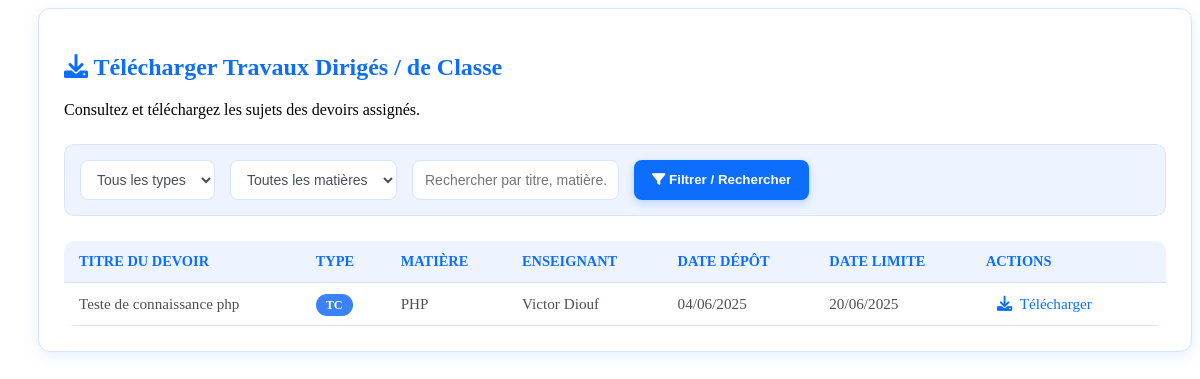
The page /dashboard/etudiant/telecharger_td.php?erreur=id_devoir_manquant on the database its author committed.
### tables this page shows
CREATE TABLE IF NOT EXISTS `devoirs` (
  `id` int NOT NULL AUTO_INCREMENT,
  `id_matiere` int DEFAULT NULL,
  `id_enseignant` int DEFAULT NULL,
  `type` enum('TD','TC') DEFAULT NULL,
  `titre` varchar(255) DEFAULT NULL,
  `fichier` varchar(255) DEFAULT NULL,
  `date_depot` date DEFAULT NULL,
  `date_limite` date DEFAULT NULL,
  PRIMARY KEY (`id`),
  KEY `id_matiere` (`id_matiere`),
  KEY `id_enseignant` (`id_enseignant`)
);

CREATE TABLE IF NOT EXISTS `matieres` (
  `id` int NOT NULL AUTO_INCREMENT,
  `nom_matiere` varchar(100) DEFAULT NULL,
  `code_matiere` varchar(20) DEFAULT NULL,
  `id_enseignant` int DEFAULT NULL,
  `id_classe` int DEFAULT NULL,
  PRIMARY KEY (`id`),
  KEY `id_enseignant` (`id_enseignant`),
  KEY `id_classe` (`id_classe`)
);

CREATE TABLE IF NOT EXISTS `utilisateurs` (
  `id` int NOT NULL AUTO_INCREMENT,
  `nom` varchar(100) DEFAULT NULL,
  `prenom` varchar(100) DEFAULT NULL,
  `email` varchar(100) DEFAULT NULL,
  `mot_de_passe` varchar(255) DEFAULT NULL,
  `role` enum('admin','etudiant','enseignant') DEFAULT NULL,
  `photo` varchar(255) DEFAULT NULL,
  `date_inscription` datetime DEFAULT CURRENT_TIMESTAMP,
  PRIMARY KEY (`id`),
  UNIQUE KEY `email` (`email`)
);

### dashboard/etudiant/telecharger_td.php (the view, shortened to what this page needs)
<?php
$database = new Database();
$conn = $database->connect();
function get_all_devoirs_for_class($db_conn, $id_classe, $type_devoir = null, $search_term = null, $filter_matiere_id = null) {
    $sql = "SELECT d.id, d.titre, d.type, d.fichier, d.date_depot, d.date_limite,
                   m.nom_matiere, u.nom as nom_enseignant, u.prenom as prenom_enseignant
            FROM devoirs d
            JOIN matieres m ON d.id_matiere = m.id
            JOIN enseignants ens ON d.id_enseignant = ens.id
            JOIN utilisateurs u ON ens.id_utilisateur = u.id
            WHERE m.id_classe = :id_classe ";
    $params = [':id_classe' => $id_classe];
    $sql .= " ORDER BY d.date_depot DESC";
    $stmt = $db_conn->prepare($sql);
    $stmt->execute($params);
    return $stmt->fetchAll(PDO::FETCH_ASSOC);
}
$filter_type = isset($_GET['type']) ? $_GET['type'] : null;
$filter_matiere = isset($_GET['matiere']) ? (int)$_GET['matiere'] : null;
$search_query = isset($_GET['recherche']) ? trim($_GET['recherche']) : null;
$devoirs = get_all_devoirs_for_class($conn, DEFAULT_CLASSE_ID_FOR_EXAMPLE, $filter_type, $search_query, $filter_matiere);
?>
<!DOCTYPE html>
<html lang="fr">
<head>
    <link rel="stylesheet" href="../../assets/css/style.css">
    <link rel="stylesheet" href="https://cdnjs.cloudflare.com/ajax/libs/font-awesome/6.0.0-beta3/css/all.min.css">
</head>
<body>
    <div class="dashboard-container">
        <div class="main-wrapper">
            <main class="content-area">
                <div class="main-column" style="width: 100%;">
                     <div class="page-container">
                        <div class="page-header">
                            <h2><i class="fas fa-download"></i> Télécharger Travaux Dirigés / de Classe</h2>
                            <p>Consultez et téléchargez les sujets des devoirs assignés.</p>
                        </div>
                        <form method="GET" action="telecharger_td.php" class="filters-bar">
                            <select name="type" id="type">
                                <option value="">Tous les types</option>
                            </select>
                             <select name="matiere" id="matiere">
                                <option value="">Toutes les matières</option>
                            </select>
                            <input type="text" name="recherche" placeholder="Rechercher par titre, matière..." value="<?php echo htmlspecialchars($search_query ?? ''); ?>">
                            <button type="submit"><i class="fas fa-filter"></i> Filtrer / Rechercher</button>
                        </form>
                        <?php if (empty($devoirs)): ?>
                            <p>Aucun devoir ne correspond à vos critères ou aucun devoir n'est disponible pour la classe d'exemple (ID: <?php echo DEFAULT_CLASSE_ID_FOR_EXAMPLE; ?>).</p>
                        <?php else: ?>
                            <table class="devoir-table">
                                <thead>
                                    <tr>
                                        <th>Titre du Devoir</th>
                                        <th>Type</th>
                                        <th>Matière</th>
                                        <th>Enseignant</th>
                                        <th>Date Dépôt</th>
                                        <th>Date Limite</th>
                                        <th>Actions</th>
                                    </tr>
                                </thead>
                                <tbody>
                                    <?php foreach ($devoirs as $devoir): ?>
                                        <tr>
                                            <td><?php echo htmlspecialchars($devoir['titre']); ?></td>
                                            <td>
                                                <span class="type-badge <?php echo strtolower($devoir['type']); ?>">
                                                    <?php echo htmlspecialchars($devoir['type']); ?>
                                                </span>
                                            </td>
                                            <td><?php echo htmlspecialchars($devoir['nom_matiere']); ?></td>
                                            <td><?php echo htmlspecialchars($devoir['prenom_enseignant'] . ' ' . $devoir['nom_enseignant']); ?></td>
                                            <td><?php echo date('d/m/Y', strtotime($devoir['date_depot'])); ?></td>
                                            <td><?php echo date('d/m/Y', strtotime($devoir['date_limite'])); ?></td>
                                            <td class="actions">
                                                <?php if ($devoir['fichier']):
                                                    $filePath = '../../uploads/devoirs/' . htmlspecialchars($devoir['fichier']);
                                                ?>
                                                    <a href="<?php echo $filePath; ?>" download title="Télécharger le sujet">
                                                        <i class="fas fa-download"></i> Télécharger
                                                    </a>
                                                <?php else: ?>
                                                    <span>Pas de fichier</span>
                                                <?php endif; ?>
                                            </td>
                                        </tr>
                                    <?php endforeach; ?>
                                </tbody>
                            </table>
                        <?php endif; ?>
                    </div>
                </div>
            </main>
        </div>
    </div>
</body>
</html>

### dashboard/etudiant/telecharger_td.php (style rules this page uses)
.page-container { background: #ffffff; padding: 25px; border-radius: 12px; box-shadow: 0 4px 15px rgba(13,110,253,0.10); margin-left: 30px; border: 1px solid #d6e4ff; }
.page-header { margin-bottom: 25px; }
.page-header h2 { color: #0D6EFD; font-weight: 700; }
.filters-bar { display: flex; gap: 15px; margin-bottom: 25px; flex-wrap: wrap; padding: 15px; background: #eef4ff; border-radius: 10px; border: 1px solid #d6e4ff; }
.filters-bar select, .filters-bar input[type="text"] { padding: 10px 12px; border-radius: 8px; border: 1px solid #d6e4ff; font-size: 14px; background: #ffffff; color: #495057; }
.filters-bar button { background: #0D6EFD; color: white; cursor: pointer; border: none; padding: 10px 18px; border-radius: 8px; font-weight: 600; transition: 0.3s; box-shadow: 0 3px 10px rgba(13,110,253,0.25); }
.devoir-table { width: 100%; border-collapse: collapse; margin-top: 20px; background: white; border-radius: 10px; overflow: hidden; }
.devoir-table th, .devoir-table td { padding: 12px 15px; text-align: left; border-bottom: 1px solid #d6e4ff; }
.devoir-table th { background: #eef4ff; color: #0D6EFD; font-weight: 700; font-size: 0.9em; text-transform: uppercase; }
.devoir-table td { font-size: 0.95em; color: #495057; }
.devoir-table .actions a { margin-right: 10px; text-decoration: none; color: #0D6EFD; padding: 6px 10px; border-radius: 6px; border: 1px solid transparent; transition: 0.3s; font-weight: 500; }
.devoir-table .actions a i { margin-right: 4px; }
.devoir-table .type-badge { padding: 4px 10px; border-radius: 20px; font-size: 0.8em; font-weight: 600; color: white; }
.devoir-table .type-badge.tc { background: #3B82F6; }

### rows shown on the page
devoirs: titre "Teste de connaissance php", type "TC", id_matiere.nom_matiere "PHP", utilisateurs.prenom+nom "Victor Diouf", date_depot "04/06/2025", date_limite "20/06/2025"
